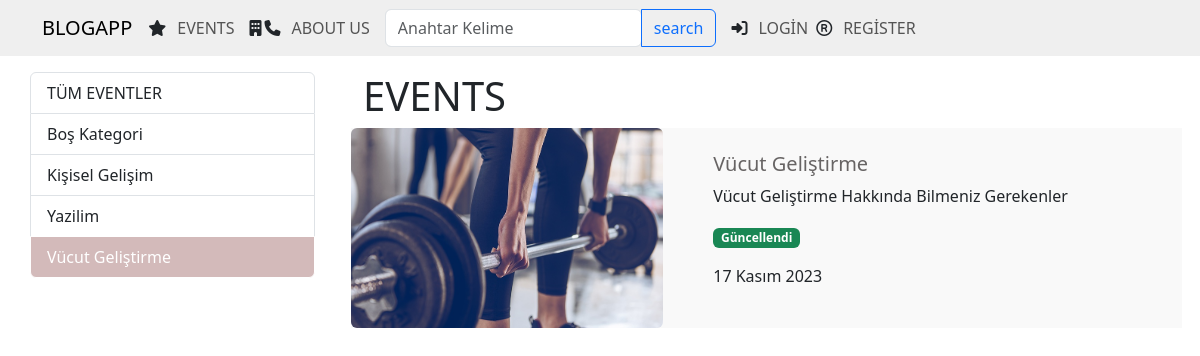
The app's page /events/category/vucut-gelistirme with its own data.
### events/models.py (models this page shows, shortened)
class category(models.Model):
    name = models.CharField(max_length=50)
    slug = models.SlugField(default="",blank=True,unique=True,max_length=50,db_index=True)

class events(models.Model):
    title = models.CharField(max_length=50)
    subtitle = models.CharField(max_length=100,default="")
    description = RichTextField()
    image = models.ImageField(upload_to="images",default="")
    date = models.DateField(auto_now=True)
    isActive = models.BooleanField(default=False)
    isHome = models.BooleanField(default=False)
    slug = models.SlugField(default="",blank=True,editable=False,null=False,unique=True,db_index=True)
    isUpdated = models.BooleanField(default=1)
    categories = models.ManyToManyField(category)

### events/views.py (the view)
# urls.py: path('category/<slug:slug>',views.eventByToCategory,name = "event_by_category"),
def eventByToCategory(request, slug):
    events_by = events.objects.filter(categories__slug=slug,isActive = True).order_by('-date')
    events_by.order_by("date")
    kategoriler = category.objects.all()
    paginator = Paginator(events_by,3)
    page = request.GET.get('page',1)
    page_obj = paginator.page(page)
    print(page_obj.paginator.count)
    print(page_obj.paginator.num_pages)
    return render(request,"_list.html",{
      'categories': kategoriler,
      'page_obj': page_obj,
      's_category': slug,
    })

### events/templates/_list.html (shortened to what this page needs)
{% extends "main.html" %}
{% load static %}
{% block css%}
<link rel="stylesheet" , href="{% static 'css/style.css'%}">
{% endblock %}
{% block concent%}
 <div class="container mt-3">
    <div class="row">
        <div class="col-3 left-nav">
            <div class="list-group">
             <a href="/events" class="list-group-item list-group-item-action {% if s_category == category.slug %} active {% endif %}">TÜM EVENTLER</a>
                {%for category in categories %}
                   <a HREF="{% url 'event_by_category' category.slug %}"
                      class="list-group-item list-group-item-action left-nav-button{% if s_category == category.slug %} active {% endif %}"> {{ category.name|title }}</a>
                {% endfor %}
            </div>
        </div>
        <div class="col-9 right-main"><H1>EVENTS</H1>
             {% for event in page_obj.object_list %}
                {% if event.isActive == True %}
                  {% include '_events.html'%}
                {% endif %}
             {% endfor %}
        </div>
    </div>
</div>
{% endblock %}

### events/templates/_events.html
{%load static %}
<div class="card mb-3">
                <div class="row blog-container">
                    <div class="col-5">
                        <img  class="img-fluid rounded" src="{{ event.image.url }}" >
                    </div>
                    <div class="col-7">
                        <div class="card-body">
                            <h5 class="card-title">
                              <a href="{% url 'events_details' event.slug%}"
                                   > {{ event.title|safe }}
                                </a>
                            </h5>
                             <p>{{ event.subtitle}}</p>
                            <p>
                                    {% if event.isUpdated %}
                                <span  class="badge bg-success"> Güncellendi</span>
                                    {% else %}
                                <span  class="badge bg-warning"> Güncellenmedi</span>
                                    {% endif %}
                            </p>
                            <p> {{ event.date }}</p>
                        </div>
                    </div>
                </div>
            </div>

### static/css/style.css (style rules this page uses)
body { background: white; }
.blog-container { background-color: #f9f9f9; height: 200px; width: auto; }
.card { border: none !important; }
.img-fluid { height: 100%; }
.row>* { padding: 0 !important; }
.right-main { padding-left: 3em !important; }
a { text-decoration : none; color: #676464; }
.card-body { display : flex; flex-direction: column; justify-content: center; height: 100%; }
.img-fluid { max-height: 200px; width : 90%; }
.list-group { --bs-list-group-active-bg: #d3baba; --bs-list-group-active-border-color: none; border: none; }

### records on screen
category: name "Boş Kategori"
category: name "Kişisel Gelişim"
category: name "Yazilim"
category: name "Vücut Geliştirme"
events: image (picture), title "Vücut Geliştirme", subtitle "Vücut Geliştirme Hakkında Bilmeniz Gerekenler", isUpdated "Güncellendi", date "17 Kasım 2023"
